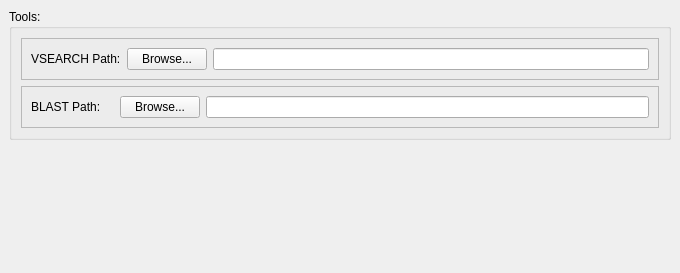
<?xml version="1.0" encoding="UTF-8"?>
<ui version="4.0">
 <class>Settings</class>
 <widget class="QMainWindow" name="Settings">
  <property name="geometry">
   <rect>
    <x>0</x>
    <y>0</y>
    <width>680</width>
    <height>273</height>
   </rect>
  </property>
  <property name="windowTitle">
   <string>Settings</string>
  </property>
  <widget class="QWidget" name="centralwidget">
   <layout class="QVBoxLayout" name="verticalLayout_2">
    <item>
     <widget class="QGroupBox" name="groupBox">
      <property name="title">
       <string>Tools:</string>
      </property>
      <layout class="QVBoxLayout" name="verticalLayout">
       <item>
        <widget class="QFrame" name="frame">
         <property name="frameShape">
          <enum>QFrame::StyledPanel</enum>
         </property>
         <property name="frameShadow">
          <enum>QFrame::Raised</enum>
         </property>
         <layout class="QHBoxLayout" name="horizontalLayout">
          <item>
           <widget class="QLabel" name="label">
            <property name="text">
             <string>VSEARCH Path:</string>
            </property>
           </widget>
          </item>
          <item>
           <widget class="QPushButton" name="pushButton_vsearch">
            <property name="text">
             <string>Browse...</string>
            </property>
           </widget>
          </item>
          <item>
           <widget class="QLineEdit" name="lineEdit_vsearch"/>
          </item>
         </layout>
        </widget>
       </item>
       <item>
        <widget class="QFrame" name="frame_3">
         <property name="frameShape">
          <enum>QFrame::StyledPanel</enum>
         </property>
         <property name="frameShadow">
          <enum>QFrame::Raised</enum>
         </property>
         <layout class="QHBoxLayout" name="horizontalLayout_3">
          <item>
           <widget class="QLabel" name="label_3">
            <property name="text">
             <string>BLAST Path:    </string>
            </property>
           </widget>
          </item>
          <item>
           <widget class="QPushButton" name="pushButton_blast">
            <property name="text">
             <string>Browse...</string>
            </property>
           </widget>
          </item>
          <item>
           <widget class="QLineEdit" name="lineEdit_blast"/>
          </item>
         </layout>
        </widget>
       </item>
      </layout>
     </widget>
    </item>
    <item>
     <spacer name="verticalSpacer">
      <property name="orientation">
       <enum>Qt::Vertical</enum>
      </property>
      <property name="sizeHint" stdset="0">
       <size>
        <width>20</width>
        <height>40</height>
       </size>
      </property>
     </spacer>
    </item>
   </layout>
  </widget>
  <widget class="QMenuBar" name="menubar">
   <property name="geometry">
    <rect>
     <x>0</x>
     <y>0</y>
     <width>680</width>
     <height>26</height>
    </rect>
   </property>
  </widget>
 </widget>
 <resources/>
 <connections/>
</ui>
